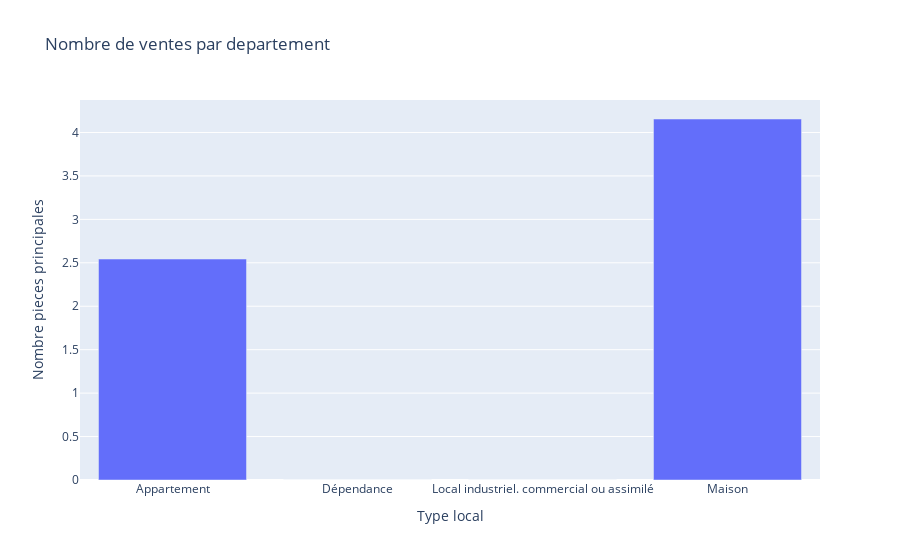

Notebook code cell kept with this figure:
### Markdown cell above
##Nombre de pièces principales par type de local

### Code cell
nombre_piece_par_type = clean_data.groupby("Type local")["Nombre pieces principales"].mean().reset_index()
fig = px.bar(nombre_piece_par_type, x='Type local', y='Nombre pieces principales', title='Nombre de ventes par departement')
fig.show()

### Figure 1 — Plotly figure (JSON) as saved in the notebook; plotly's stock layout.template omitted (floating-point values rounded to 4 significant figures)
{"data": [{"alignmentgroup": "True", "hovertemplate": "Type local=%{x}<br>Nombre pieces principales=%{y}<extra></extra>", "legendgroup": "", "marker": {"color": "#636efa", "pattern": {"shape": ""}}, "name": "", "offsetgroup": "", "orientation": "v", "showlegend": false, "textposition": "auto", "type": "bar", "x": ["Appartement", "Dépendance", "Local industriel. commercial ou assimilé", "Maison"], "xaxis": "x", "y": [2.544, 0, 0, 4.155], "yaxis": "y"}], "layout": {"barmode": "relative", "legend": {"tracegroupgap": 0}, "title": {"text": "Nombre de ventes par departement"}, "xaxis": {"anchor": "y", "domain": [0, 1], "title": {"text": "Type local"}}, "yaxis": {"anchor": "x", "domain": [0, 1], "title": {"text": "Nombre pieces principales"}}}}
